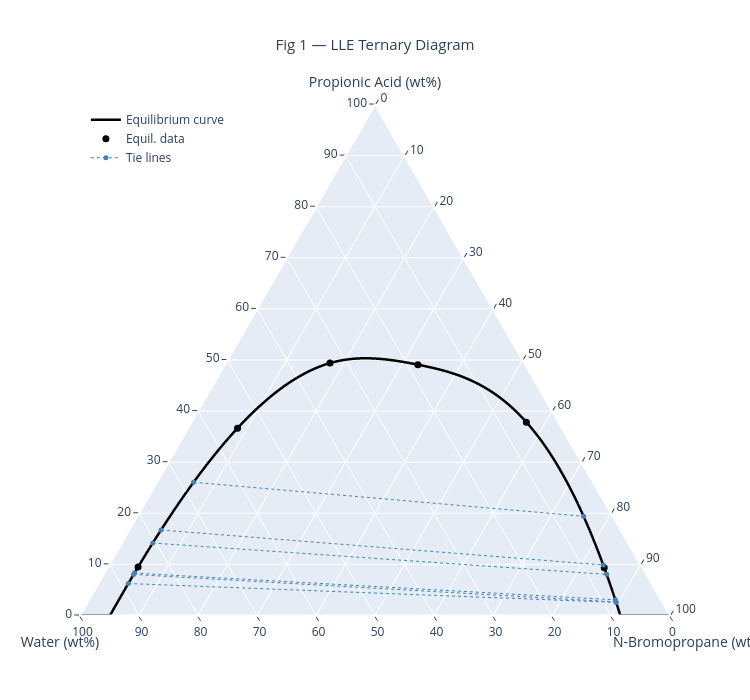

Notebook code for this chart:
### Markdown cell above
## 1. Equilibrium Curve — Fig 1

Build the ternary equilibrium system from the literature data in `config.py`.

### Code cell
from experiments.experiment_06.equilibrium import EquilibriumSystem
from experiments.experiment_06 import plot_util

system = EquilibriumSystem()
print(f"Equilibrium x-intercepts: {system.x_intercepts}")
print(f"Number of tie lines: {len(system.tie_coords)}")

fig1 = plot_util.fig_ternary_equilibrium(system)
fig1.show()

### Figure 1 — Plotly figure (JSON) as saved in the notebook; plotly's stock layout.template omitted (floating-point values rounded to 4 significant figures; data arrays with more than 128 entries replaced by an {"elided": "..."} marker saying what was removed)
{"data": [{"a": {"elided": "10000 float values"}, "b": {"elided": "10000 float values"}, "c": {"elided": "10000 float values"}, "hovertemplate": "PA:%{a:.1f}%  W:%{b:.1f}%  BP:%{c:.1f}%<extra>Equil. curve</extra>", "line": {"color": "black", "width": 2.5}, "mode": "lines", "name": "Equilibrium curve", "type": "scatterternary"}, {"a": [9.49, 36.65, 49.4, 49.09, 37.83, 9.35], "b": [85.41, 54.98, 32.93, 18.19, 5.43, 6.47], "c": [5.1, 8.37, 17.67, 32.72, 56.74, 84.18], "hovertemplate": "PA:%{a:.2f}%  W:%{b:.2f}%  BP:%{c:.2f}%<extra>Equil. data</extra>", "marker": {"color": "black", "size": 7}, "mode": "markers", "name": "Equil. data", "type": "scatterternary"}, {"a": [6.253, 2.564], "b": [88.69, 7.842], "c": [5.057, 89.59], "hovertemplate": "PA:%{a:.2f}%  W:%{b:.2f}%  BP:%{c:.2f}%<extra>Tie line</extra>", "line": {"color": "steelblue", "dash": "dot", "width": 1}, "marker": {"color": "steelblue", "size": 5}, "mode": "lines+markers", "name": "Tie lines", "showlegend": true, "type": "scatterternary"}, {"a": [8.02, 2.65], "b": [86.9, 7.824], "c": [5.075, 89.53], "hovertemplate": "PA:%{a:.2f}%  W:%{b:.2f}%  BP:%{c:.2f}%<extra>Tie line</extra>", "line": {"color": "steelblue", "dash": "dot", "width": 1}, "marker": {"color": "steelblue", "size": 5}, "mode": "lines+markers", "showlegend": false, "type": "scatterternary"}, {"a": [8.291, 3.058], "b": [86.63, 7.735], "c": [5.079, 89.21], "hovertemplate": "PA:%{a:.2f}%  W:%{b:.2f}%  BP:%{c:.2f}%<extra>Tie line</extra>", "line": {"color": "steelblue", "dash": "dot", "width": 1}, "marker": {"color": "steelblue", "size": 5}, "mode": "lines+markers", "showlegend": false, "type": "scatterternary"}, {"a": [14.18, 8.047], "b": [80.58, 6.716], "c": [5.244, 85.24], "hovertemplate": "PA:%{a:.2f}%  W:%{b:.2f}%  BP:%{c:.2f}%<extra>Tie line</extra>", "line": {"color": "steelblue", "dash": "dot", "width": 1}, "marker": {"color": "steelblue", "size": 5}, "mode": "lines+markers", "showlegend": false, "type": "scatterternary"}, {"a": [16.73, 9.88], "b": [77.9, 6.373], "c": [5.371, 83.75], "hovertemplate": "PA:%{a:.2f}%  W:%{b:.2f}%  BP:%{c:.2f}%<extra>Tie line</extra>", "line": {"color": "steelblue", "dash": "dot", "width": 1}, "marker": {"color": "steelblue", "size": 5}, "mode": "lines+markers", "showlegend": false, "type": "scatterternary"}, {"a": [26.07, 19.42], "b": [67.71, 4.938], "c": [6.217, 75.64], "hovertemplate": "PA:%{a:.2f}%  W:%{b:.2f}%  BP:%{c:.2f}%<extra>Tie line</extra>", "line": {"color": "steelblue", "dash": "dot", "width": 1}, "marker": {"color": "steelblue", "size": 5}, "mode": "lines+markers", "showlegend": false, "type": "scatterternary"}], "layout": {"height": 700, "legend": {"bgcolor": "rgba(255,255,255,0.8)", "x": 0.01, "y": 0.99}, "ternary": {"aaxis": {"dtick": 10, "linewidth": 2, "min": 0, "ticks": "outside", "title": {"text": "Propionic Acid (wt%)"}}, "baxis": {"dtick": 10, "linewidth": 2, "min": 0, "ticks": "outside", "title": {"text": "Water (wt%)"}}, "caxis": {"dtick": 10, "linewidth": 2, "min": 0, "ticks": "outside", "title": {"text": "N-Bromopropane (wt%)"}}, "sum": 100}, "title": {"font": {"size": 15}, "text": "Fig 1 — LLE Ternary Diagram", "x": 0.5}, "width": 750}}
